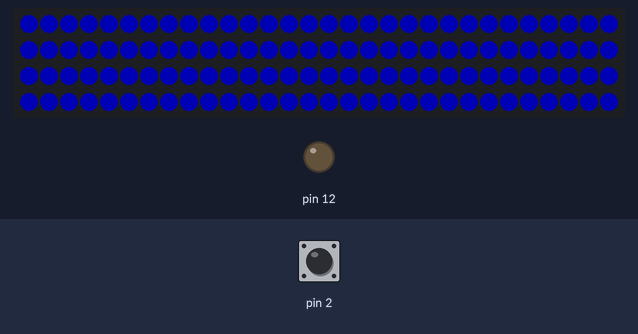
The sketch below on a simulated Arduino Uno, built with avr-gcc and run on an emulated ATmega328P. Shown: 120 RGB LEDs in strip order, left to right, continuing on the next row, output pins drawn as LEDs (lit = HIGH). Dashed ring = blinking. The inputs (shaded band) are chosen by the test bench; at power-on: pin 2 HIGH. Dim RGB values are drawn brighter than linear; random numbers use the default seed unless the sketch sets one.

Above: at 2.1 s.
At 4.2 s:
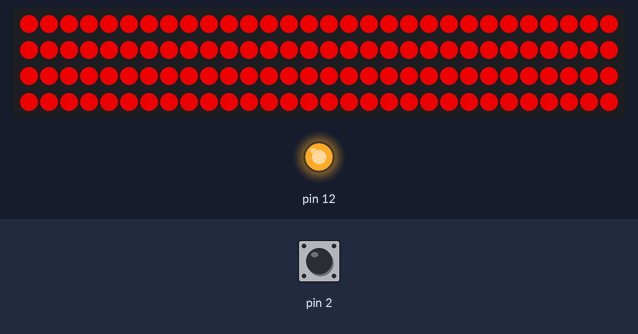
4.3 s: pin 2 driven LOW
At 5.62 s:
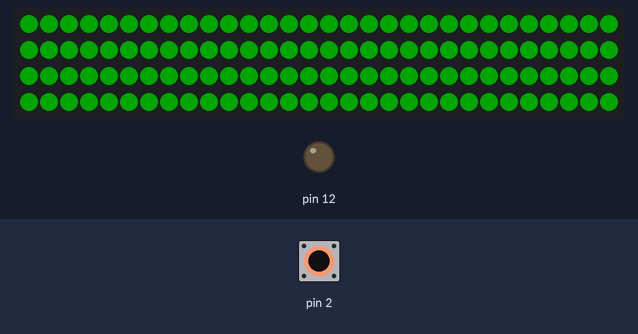
5.8 s: pin 2 pulsed HIGH 2 times (0.12 s each, 0.3 s apart)
At 6.27 s:
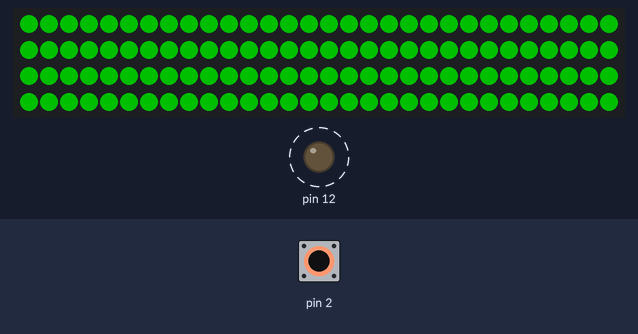
Timing chart, 0 to 8.8 s (numbered marks = the images above; inputs shaded):
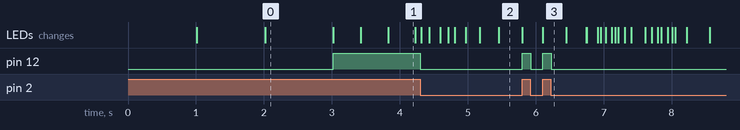

The sketch:

A_F_O_P_V_LED_Test.ino
```cpp
// LED Strips
#include <FastLED.h>
#define NUM_LEDS 120
#define DATA_PIN_1 8
#define MAX_BRIGHTNESS 255
CRGB leds[1][NUM_LEDS];
int mode = 0;
bool gReverseDirection = false;

//strobe variables
unsigned long strobe_millis_counter = millis();
unsigned long strobe_millis_counter_old = millis();

// Variables will change:
int ledState = LOW;   // ledState used to set the LED
int previousButtonState = LOW; // will store last time button was updated
unsigned long previousMillis = 0;   // will store last time LED was updated


void setup() {

  pinMode(2, INPUT);
  pinMode(12, OUTPUT);


  // Initializing leds
  FastLED.addLeds<WS2811, DATA_PIN_1, GRB>(leds[0], NUM_LEDS).setTemperature(OvercastSky);  // GRB ordering is typical  /// WS2812B
  FastLED.setBrightness(MAX_BRIGHTNESS);
  // Tests all 3 LED strips for R,G,B
  // COLOR RED
  fill_solid(leds[0], NUM_LEDS, CRGB(64,0,0));
  FastLED.show();
  delay(1000);

    // COLOR GREEN
  fill_solid(leds[0], NUM_LEDS, CRGB(0,64,0));
  FastLED.show();
  delay(1000);

    // COLOR BLUE
  fill_solid(leds[0], NUM_LEDS, CRGB(0,0,64));
  FastLED.show();
  delay(1000);


//strobe variables
unsigned long strobe_millis_counter = millis();
unsigned long strobe_millis_counter_old = millis();

const long BLINK_INTERVAL = 500;   // interval at which to blink LED (milliseconds)


}


void loop() {

  mode = digitalRead(2);

  if (mode == 0) {
    EVERY_N_SECONDS(10) {
      fill_solid(leds[0], NUM_LEDS, CRGB(0,0,0));
    }
    ani_breath(0, 10, 0, 64, 0);

    digitalWrite(12, LOW);

  }
  else {
    //interactive_fire(0, 100, 80);
    //FastLED.setBrightness(MAX_BRIGHTNESS);

  //interactive_strobe(1000, CRGB::Red, CRGB::Black);
  blink(400);


  digitalWrite(12, HIGH);

  }
  FastLED.show();
}


void ani_breath(int LED_strip, accum88 breath_BPM, int breathR, int breathG, int breathB ) {

  int breath_bright = beatsin8(breath_BPM, 10, MAX_BRIGHTNESS);

  fill_solid(leds[LED_strip], NUM_LEDS, CRGB(breathR*breath_bright/100, breathG*breath_bright/100, breathB*breath_bright/100));
}

void interactive_fire(int LED_strip, int fire_cooling, int fire_sparking)
{
// Array of temperature readings at each simulation cell
  static uint8_t heat[NUM_LEDS];

  // Step 1.  Cool down every cell a little
    for( int i = 0; i < NUM_LEDS; i++) {
      heat[i] = qsub8( heat[i],  random8(0, ((fire_cooling * 10) / NUM_LEDS) + 2));
    }

    // Step 2.  Heat from each cell drifts 'up' and diffuses a little
    for( int k= NUM_LEDS - 1; k >= 2; k--) {
      heat[k] = (heat[k - 1] + heat[k - 2] + heat[k - 2] ) / 3;
    }

    // Step 3.  Randomly ignite new 'sparks' of heat near the bottom
    if( random8() < fire_sparking ) {
      int y = random8(7);
      heat[y] = qadd8( heat[y], random8(160,255) );
    }

    // Step 4.  Map from heat cells to LED colors
    for( int j = 0; j < NUM_LEDS; j++) {
      CRGB color = HeatColor( heat[j]);
      int pixelnumber;
      if( gReverseDirection ) {
        pixelnumber = (NUM_LEDS-1) - j;
      } else {
        pixelnumber = j;
      }
      leds[LED_strip][pixelnumber] = color;
    }

// COOLING: How much does the air cool as it rises?
// Less cooling = taller flames.  More cooling = shorter flames.
// Default 50, suggested range 20-100

// SPARKING: What chance (out of 255) is there that a new spark will be lit?
// Higher chance = more roaring fire.  Lower chance = more flickery fire.
// Default 120, suggested range 50-200.

}


void interactive_strobe(int strobe_millis, const CRGB& strobe_color, const CRGB& bg_color)  {

  FastLED.setBrightness(MAX_BRIGHTNESS);

          Serial.print("strobe_millis >>>>> ");
          Serial.println(strobe_millis);

          strobe_millis_counter = millis();

            if (strobe_millis_counter > strobe_millis_counter_old + strobe_millis ) {

                fill_solid(leds[0], NUM_LEDS, strobe_color);
                FastLED.show();
                delay(strobe_millis);

                fill_solid(leds[0], NUM_LEDS, bg_color);
                                delay(strobe_millis);


                strobe_millis_counter_old = strobe_millis_counter;


            }

  }

  void blink(int BLINK_INTERVAL) {
  // check to see if it's time to blink the LED; that is, if the difference
  // between the current time and last time you blinked the LED is bigger than
  // the interval at which you want to blink the LED.
  unsigned long currentMillis = millis();

  if (currentMillis - previousMillis >= BLINK_INTERVAL) {
    // if the LED is off turn it on and vice-versa:
    ledState = (ledState == LOW) ? HIGH : LOW;

    // set the LED with the ledState of the variable:
    if (ledState == LOW ) {
      fill_solid(leds[0], 120, CRGB::Black); }
    else {
      fill_solid(leds[0], 120, CRGB::Red);
    }
    // save the last time you blinked the LED
    previousMillis = currentMillis;
  }


  }

  // DO OTHER WORKS HERE
```

Measured:
- after the input at 4.3 s, pin 12: HIGH → LOW at once
- after the input at 5.8 s, pin 12: alternates HIGH for 0.12 s and LOW for 0.18 s, 4 changes in all, then stays LOW, starting at once
- what the display in image 0 shows lasts 1.0 s, from 2.0 s to 3.0 s
- what the display in image 1 shows lasts 0.4 s, from 3.8 s to 4.2 s
